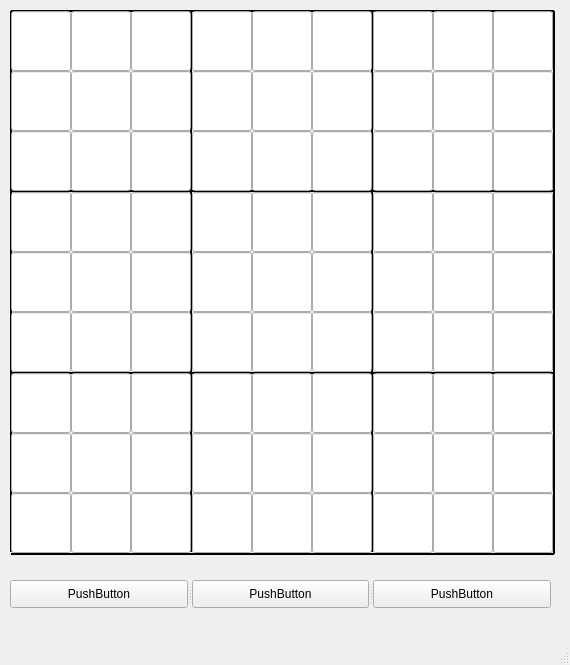
<?xml version="1.0" encoding="UTF-8"?>
<ui version="4.0">
 <class>MainWindow</class>
 <widget class="QMainWindow" name="MainWindow">
  <property name="geometry">
   <rect>
    <x>0</x>
    <y>0</y>
    <width>570</width>
    <height>665</height>
   </rect>
  </property>
  <property name="windowTitle">
   <string>MainWindow</string>
  </property>
  <widget class="QWidget" name="centralwidget">
   <widget class="Line" name="ver1">
    <property name="geometry">
     <rect>
      <x>10</x>
      <y>11</y>
      <width>2</width>
      <height>541</height>
     </rect>
    </property>
    <property name="frameShadow">
     <enum>QFrame::Plain</enum>
    </property>
    <property name="lineWidth">
     <number>3</number>
    </property>
    <property name="midLineWidth">
     <number>0</number>
    </property>
    <property name="orientation">
     <enum>Qt::Vertical</enum>
    </property>
   </widget>
   <widget class="Line" name="vert4">
    <property name="geometry">
     <rect>
      <x>553</x>
      <y>11</y>
      <width>2</width>
      <height>543</height>
     </rect>
    </property>
    <property name="frameShadow">
     <enum>QFrame::Plain</enum>
    </property>
    <property name="lineWidth">
     <number>3</number>
    </property>
    <property name="midLineWidth">
     <number>0</number>
    </property>
    <property name="orientation">
     <enum>Qt::Vertical</enum>
    </property>
   </widget>
   <widget class="Line" name="vert2">
    <property name="geometry">
     <rect>
      <x>190</x>
      <y>11</y>
      <width>2</width>
      <height>541</height>
     </rect>
    </property>
    <property name="frameShadow">
     <enum>QFrame::Plain</enum>
    </property>
    <property name="lineWidth">
     <number>3</number>
    </property>
    <property name="midLineWidth">
     <number>0</number>
    </property>
    <property name="orientation">
     <enum>Qt::Vertical</enum>
    </property>
   </widget>
   <widget class="Line" name="vert3">
    <property name="geometry">
     <rect>
      <x>371</x>
      <y>11</y>
      <width>2</width>
      <height>541</height>
     </rect>
    </property>
    <property name="frameShadow">
     <enum>QFrame::Plain</enum>
    </property>
    <property name="lineWidth">
     <number>3</number>
    </property>
    <property name="midLineWidth">
     <number>0</number>
    </property>
    <property name="orientation">
     <enum>Qt::Vertical</enum>
    </property>
   </widget>
   <widget class="Line" name="hori4">
    <property name="geometry">
     <rect>
      <x>11</x>
      <y>553</y>
      <width>543</width>
      <height>2</height>
     </rect>
    </property>
    <property name="frameShadow">
     <enum>QFrame::Plain</enum>
    </property>
    <property name="lineWidth">
     <number>3</number>
    </property>
    <property name="orientation">
     <enum>Qt::Horizontal</enum>
    </property>
   </widget>
   <widget class="Line" name="hori1">
    <property name="geometry">
     <rect>
      <x>11</x>
      <y>10</y>
      <width>543</width>
      <height>2</height>
     </rect>
    </property>
    <property name="frameShadow">
     <enum>QFrame::Plain</enum>
    </property>
    <property name="lineWidth">
     <number>3</number>
    </property>
    <property name="orientation">
     <enum>Qt::Horizontal</enum>
    </property>
   </widget>
   <widget class="Line" name="hori2">
    <property name="geometry">
     <rect>
      <x>11</x>
      <y>190</y>
      <width>543</width>
      <height>2</height>
     </rect>
    </property>
    <property name="frameShadow">
     <enum>QFrame::Plain</enum>
    </property>
    <property name="lineWidth">
     <number>3</number>
    </property>
    <property name="orientation">
     <enum>Qt::Horizontal</enum>
    </property>
   </widget>
   <widget class="Line" name="hori3">
    <property name="geometry">
     <rect>
      <x>11</x>
      <y>372</y>
      <width>543</width>
      <height>2</height>
     </rect>
    </property>
    <property name="frameShadow">
     <enum>QFrame::Plain</enum>
    </property>
    <property name="lineWidth">
     <number>3</number>
    </property>
    <property name="orientation">
     <enum>Qt::Horizontal</enum>
    </property>
   </widget>
   <widget class="QLineEdit" name="cell_0_0">
    <property name="geometry">
     <rect>
      <x>11</x>
      <y>11</y>
      <width>60</width>
      <height>60</height>
     </rect>
    </property>
    <property name="font">
     <font>
      <pointsize>30</pointsize>
      <weight>75</weight>
      <bold>true</bold>
     </font>
    </property>
    <property name="text">
     <string/>
    </property>
    <property name="alignment">
     <set>Qt::AlignCenter</set>
    </property>
   </widget>
   <widget class="QLineEdit" name="cell_0_1">
    <property name="geometry">
     <rect>
      <x>71</x>
      <y>11</y>
      <width>60</width>
      <height>60</height>
     </rect>
    </property>
    <property name="font">
     <font>
      <pointsize>30</pointsize>
      <weight>75</weight>
      <bold>true</bold>
     </font>
    </property>
    <property name="text">
     <string/>
    </property>
    <property name="alignment">
     <set>Qt::AlignCenter</set>
    </property>
   </widget>
   <widget class="QLineEdit" name="cell_0_2">
    <property name="geometry">
     <rect>
      <x>131</x>
      <y>11</y>
      <width>60</width>
      <height>60</height>
     </rect>
    </property>
    <property name="font">
     <font>
      <pointsize>30</pointsize>
      <weight>75</weight>
      <bold>true</bold>
     </font>
    </property>
    <property name="text">
     <string/>
    </property>
    <property name="alignment">
     <set>Qt::AlignCenter</set>
    </property>
   </widget>
   <widget class="QLineEdit" name="cell_0_3">
    <property name="geometry">
     <rect>
      <x>11</x>
      <y>71</y>
      <width>60</width>
      <height>60</height>
     </rect>
    </property>
    <property name="font">
     <font>
      <pointsize>30</pointsize>
      <weight>75</weight>
      <bold>true</bold>
     </font>
    </property>
    <property name="text">
     <string/>
    </property>
    <property name="alignment">
     <set>Qt::AlignCenter</set>
    </property>
   </widget>
   <widget class="QLineEdit" name="cell_0_6">
    <property name="geometry">
     <rect>
      <x>11</x>
      <y>131</y>
      <width>60</width>
      <height>60</height>
     </rect>
    </property>
    <property name="font">
     <font>
      <pointsize>30</pointsize>
      <weight>75</weight>
      <bold>true</bold>
     </font>
    </property>
    <property name="text">
     <string/>
    </property>
    <property name="alignment">
     <set>Qt::AlignCenter</set>
    </property>
   </widget>
   <widget class="QLineEdit" name="cell_0_4">
    <property name="geometry">
     <rect>
      <x>71</x>
      <y>71</y>
      <width>60</width>
      <height>60</height>
     </rect>
    </property>
    <property name="font">
     <font>
      <pointsize>30</pointsize>
      <weight>75</weight>
      <bold>true</bold>
     </font>
    </property>
    <property name="text">
     <string/>
    </property>
    <property name="alignment">
     <set>Qt::AlignCenter</set>
    </property>
   </widget>
   <widget class="QLineEdit" name="cell_0_7">
    <property name="geometry">
     <rect>
      <x>71</x>
      <y>131</y>
      <width>60</width>
      <height>60</height>
     </rect>
    </property>
    <property name="font">
     <font>
      <pointsize>30</pointsize>
      <weight>75</weight>
      <bold>true</bold>
     </font>
    </property>
    <property name="text">
     <string/>
    </property>
    <property name="alignment">
     <set>Qt::AlignCenter</set>
    </property>
   </widget>
   <widget class="QLineEdit" name="cell_0_5">
    <property name="geometry">
     <rect>
      <x>131</x>
      <y>71</y>
      <width>60</width>
      <height>60</height>
     </rect>
    </property>
    <property name="font">
     <font>
      <pointsize>30</pointsize>
      <weight>75</weight>
      <bold>true</bold>
     </font>
    </property>
    <property name="text">
     <string/>
    </property>
    <property name="alignment">
     <set>Qt::AlignCenter</set>
    </property>
   </widget>
   <widget class="QLineEdit" name="cell_0_8">
    <property name="geometry">
     <rect>
      <x>131</x>
      <y>131</y>
      <width>60</width>
      <height>60</height>
     </rect>
    </property>
    <property name="font">
     <font>
      <pointsize>30</pointsize>
      <weight>75</weight>
      <bold>true</bold>
     </font>
    </property>
    <property name="text">
     <string/>
    </property>
    <property name="alignment">
     <set>Qt::AlignCenter</set>
    </property>
   </widget>
   <widget class="QLineEdit" name="cell_1_3">
    <property name="geometry">
     <rect>
      <x>192</x>
      <y>71</y>
      <width>60</width>
      <height>60</height>
     </rect>
    </property>
    <property name="font">
     <font>
      <pointsize>30</pointsize>
      <weight>75</weight>
      <bold>true</bold>
     </font>
    </property>
    <property name="text">
     <string/>
    </property>
    <property name="alignment">
     <set>Qt::AlignCenter</set>
    </property>
   </widget>
   <widget class="QLineEdit" name="cell_1_4">
    <property name="geometry">
     <rect>
      <x>252</x>
      <y>71</y>
      <width>60</width>
      <height>60</height>
     </rect>
    </property>
    <property name="font">
     <font>
      <pointsize>30</pointsize>
      <weight>75</weight>
      <bold>true</bold>
     </font>
    </property>
    <property name="text">
     <string/>
    </property>
    <property name="alignment">
     <set>Qt::AlignCenter</set>
    </property>
   </widget>
   <widget class="QLineEdit" name="cell_1_6">
    <property name="geometry">
     <rect>
      <x>192</x>
      <y>131</y>
      <width>60</width>
      <height>60</height>
     </rect>
    </property>
    <property name="font">
     <font>
      <pointsize>30</pointsize>
      <weight>75</weight>
      <bold>true</bold>
     </font>
    </property>
    <property name="text">
     <string/>
    </property>
    <property name="alignment">
     <set>Qt::AlignCenter</set>
    </property>
   </widget>
   <widget class="QLineEdit" name="cell_1_8">
    <property name="geometry">
     <rect>
      <x>312</x>
      <y>131</y>
      <width>60</width>
      <height>60</height>
     </rect>
    </property>
    <property name="font">
     <font>
      <pointsize>30</pointsize>
      <weight>75</weight>
      <bold>true</bold>
     </font>
    </property>
    <property name="text">
     <string/>
    </property>
    <property name="alignment">
     <set>Qt::AlignCenter</set>
    </property>
   </widget>
   <widget class="QLineEdit" name="cell_1_1">
    <property name="geometry">
     <rect>
      <x>252</x>
      <y>11</y>
      <width>60</width>
      <height>60</height>
     </rect>
    </property>
    <property name="font">
     <font>
      <pointsize>30</pointsize>
      <weight>75</weight>
      <bold>true</bold>
     </font>
    </property>
    <property name="text">
     <string/>
    </property>
    <property name="alignment">
     <set>Qt::AlignCenter</set>
    </property>
   </widget>
   <widget class="QLineEdit" name="cell_1_0">
    <property name="geometry">
     <rect>
      <x>192</x>
      <y>11</y>
      <width>60</width>
      <height>60</height>
     </rect>
    </property>
    <property name="font">
     <font>
      <pointsize>30</pointsize>
      <weight>75</weight>
      <bold>true</bold>
     </font>
    </property>
    <property name="text">
     <string/>
    </property>
    <property name="alignment">
     <set>Qt::AlignCenter</set>
    </property>
   </widget>
   <widget class="QLineEdit" name="cell_1_2">
    <property name="geometry">
     <rect>
      <x>312</x>
      <y>11</y>
      <width>60</width>
      <height>60</height>
     </rect>
    </property>
    <property name="font">
     <font>
      <pointsize>30</pointsize>
      <weight>75</weight>
      <bold>true</bold>
     </font>
    </property>
    <property name="text">
     <string/>
    </property>
    <property name="alignment">
     <set>Qt::AlignCenter</set>
    </property>
   </widget>
   <widget class="QLineEdit" name="cell_1_5">
    <property name="geometry">
     <rect>
      <x>312</x>
      <y>71</y>
      <width>60</width>
      <height>60</height>
     </rect>
    </property>
    <property name="font">
     <font>
      <pointsize>30</pointsize>
      <weight>75</weight>
      <bold>true</bold>
     </font>
    </property>
    <property name="text">
     <string/>
    </property>
    <property name="alignment">
     <set>Qt::AlignCenter</set>
    </property>
   </widget>
   <widget class="QLineEdit" name="cell_1_7">
    <property name="geometry">
     <rect>
      <x>252</x>
      <y>131</y>
      <width>60</width>
      <height>60</height>
     </rect>
    </property>
    <property name="font">
     <font>
      <pointsize>30</pointsize>
      <weight>75</weight>
      <bold>true</bold>
     </font>
    </property>
    <property name="text">
     <string/>
    </property>
    <property name="alignment">
     <set>Qt::AlignCenter</set>
    </property>
   </widget>
   <widget class="QLineEdit" name="cell_2_0">
    <property name="geometry">
     <rect>
      <x>373</x>
      <y>11</y>
      <width>60</width>
      <height>60</height>
     </rect>
    </property>
    <property name="font">
     <font>
      <pointsize>30</pointsize>
      <weight>75</weight>
      <bold>true</bold>
     </font>
    </property>
    <property name="text">
     <string/>
    </property>
    <property name="alignment">
     <set>Qt::AlignCenter</set>
    </property>
   </widget>
   <widget class="QLineEdit" name="cell_2_3">
    <property name="geometry">
     <rect>
      <x>373</x>
      <y>71</y>
      <width>60</width>
      <height>60</height>
     </rect>
    </property>
    <property name="font">
     <font>
      <pointsize>30</pointsize>
      <weight>75</weight>
      <bold>true</bold>
     </font>
    </property>
    <property name="text">
     <string/>
    </property>
    <property name="alignment">
     <set>Qt::AlignCenter</set>
    </property>
   </widget>
   <widget class="QLineEdit" name="cell_2_6">
    <property name="geometry">
     <rect>
      <x>373</x>
      <y>131</y>
      <width>60</width>
      <height>60</height>
     </rect>
    </property>
    <property name="font">
     <font>
      <pointsize>30</pointsize>
      <weight>75</weight>
      <bold>true</bold>
     </font>
    </property>
    <property name="text">
     <string/>
    </property>
    <property name="alignment">
     <set>Qt::AlignCenter</set>
    </property>
   </widget>
   <widget class="QLineEdit" name="cell_2_4">
    <property name="geometry">
     <rect>
      <x>433</x>
      <y>71</y>
      <width>60</width>
      <height>60</height>
     </rect>
    </property>
    <property name="font">
     <font>
      <pointsize>30</pointsize>
      <weight>75</weight>
      <bold>true</bold>
     </font>
    </property>
    <property name="text">
     <string/>
    </property>
    <property name="alignment">
     <set>Qt::AlignCenter</set>
    </property>
   </widget>
   <widget class="QLineEdit" name="cell_2_1">
    <property name="geometry">
     <rect>
      <x>433</x>
      <y>11</y>
      <width>60</width>
      <height>60</height>
     </rect>
    </property>
    <property name="font">
     <font>
      <pointsize>30</pointsize>
      <weight>75</weight>
      <bold>true</bold>
     </font>
    </property>
    <property name="text">
     <string/>
    </property>
    <property name="alignment">
     <set>Qt::AlignCenter</set>
    </property>
   </widget>
   <widget class="QLineEdit" name="cell_2_7">
    <property name="geometry">
     <rect>
      <x>433</x>
      <y>131</y>
      <width>60</width>
      <height>60</height>
     </rect>
    </property>
    <property name="font">
     <font>
      <pointsize>30</pointsize>
      <weight>75</weight>
      <bold>true</bold>
     </font>
    </property>
    <property name="text">
     <string/>
    </property>
    <property name="alignment">
     <set>Qt::AlignCenter</set>
    </property>
   </widget>
   <widget class="QLineEdit" name="cell_2_5">
    <property name="geometry">
     <rect>
      <x>493</x>
      <y>71</y>
      <width>60</width>
      <height>60</height>
     </rect>
    </property>
    <property name="font">
     <font>
      <pointsize>30</pointsize>
      <weight>75</weight>
      <bold>true</bold>
     </font>
    </property>
    <property name="text">
     <string/>
    </property>
    <property name="alignment">
     <set>Qt::AlignCenter</set>
    </property>
   </widget>
   <widget class="QLineEdit" name="cell_2_2">
    <property name="geometry">
     <rect>
      <x>493</x>
      <y>11</y>
      <width>60</width>
      <height>60</height>
     </rect>
    </property>
    <property name="font">
     <font>
      <pointsize>30</pointsize>
      <weight>75</weight>
      <bold>true</bold>
     </font>
    </property>
    <property name="text">
     <string/>
    </property>
    <property name="alignment">
     <set>Qt::AlignCenter</set>
    </property>
   </widget>
   <widget class="QLineEdit" name="cell_2_8">
    <property name="geometry">
     <rect>
      <x>493</x>
      <y>131</y>
      <width>60</width>
      <height>60</height>
     </rect>
    </property>
    <property name="font">
     <font>
      <pointsize>30</pointsize>
      <weight>75</weight>
      <bold>true</bold>
     </font>
    </property>
    <property name="text">
     <string/>
    </property>
    <property name="alignment">
     <set>Qt::AlignCenter</set>
    </property>
   </widget>
   <widget class="QLineEdit" name="cell_4_3">
    <property name="geometry">
     <rect>
      <x>192</x>
      <y>252</y>
      <width>60</width>
      <height>60</height>
     </rect>
    </property>
    <property name="font">
     <font>
      <pointsize>30</pointsize>
      <weight>75</weight>
      <bold>true</bold>
     </font>
    </property>
    <property name="text">
     <string/>
    </property>
    <property name="alignment">
     <set>Qt::AlignCenter</set>
    </property>
   </widget>
   <widget class="QLineEdit" name="cell_4_1">
    <property name="geometry">
     <rect>
      <x>252</x>
      <y>192</y>
      <width>60</width>
      <height>60</height>
     </rect>
    </property>
    <property name="font">
     <font>
      <pointsize>30</pointsize>
      <weight>75</weight>
      <bold>true</bold>
     </font>
    </property>
    <property name="text">
     <string/>
    </property>
    <property name="alignment">
     <set>Qt::AlignCenter</set>
    </property>
   </widget>
   <widget class="QLineEdit" name="cell_5_6">
    <property name="geometry">
     <rect>
      <x>373</x>
      <y>312</y>
      <width>60</width>
      <height>60</height>
     </rect>
    </property>
    <property name="font">
     <font>
      <pointsize>30</pointsize>
      <weight>75</weight>
      <bold>true</bold>
     </font>
    </property>
    <property name="text">
     <string/>
    </property>
    <property name="alignment">
     <set>Qt::AlignCenter</set>
    </property>
   </widget>
   <widget class="QLineEdit" name="cell_5_1">
    <property name="geometry">
     <rect>
      <x>433</x>
      <y>192</y>
      <width>60</width>
      <height>60</height>
     </rect>
    </property>
    <property name="font">
     <font>
      <pointsize>30</pointsize>
      <weight>75</weight>
      <bold>true</bold>
     </font>
    </property>
    <property name="text">
     <string/>
    </property>
    <property name="alignment">
     <set>Qt::AlignCenter</set>
    </property>
   </widget>
   <widget class="QLineEdit" name="cell_3_0">
    <property name="geometry">
     <rect>
      <x>11</x>
      <y>192</y>
      <width>60</width>
      <height>60</height>
     </rect>
    </property>
    <property name="font">
     <font>
      <pointsize>30</pointsize>
      <weight>75</weight>
      <bold>true</bold>
     </font>
    </property>
    <property name="text">
     <string/>
    </property>
    <property name="alignment">
     <set>Qt::AlignCenter</set>
    </property>
   </widget>
   <widget class="QLineEdit" name="cell_5_5">
    <property name="geometry">
     <rect>
      <x>493</x>
      <y>252</y>
      <width>60</width>
      <height>60</height>
     </rect>
    </property>
    <property name="font">
     <font>
      <pointsize>30</pointsize>
      <weight>75</weight>
      <bold>true</bold>
     </font>
    </property>
    <property name="text">
     <string/>
    </property>
    <property name="alignment">
     <set>Qt::AlignCenter</set>
    </property>
   </widget>
   <widget class="QLineEdit" name="cell_3_3">
    <property name="geometry">
     <rect>
      <x>11</x>
      <y>252</y>
      <width>60</width>
      <height>60</height>
     </rect>
    </property>
    <property name="font">
     <font>
      <pointsize>30</pointsize>
      <weight>75</weight>
      <bold>true</bold>
     </font>
    </property>
    <property name="text">
     <string/>
    </property>
    <property name="alignment">
     <set>Qt::AlignCenter</set>
    </property>
   </widget>
   <widget class="QLineEdit" name="cell_3_2">
    <property name="geometry">
     <rect>
      <x>131</x>
      <y>192</y>
      <width>60</width>
      <height>60</height>
     </rect>
    </property>
    <property name="font">
     <font>
      <pointsize>30</pointsize>
      <weight>75</weight>
      <bold>true</bold>
     </font>
    </property>
    <property name="text">
     <string/>
    </property>
    <property name="alignment">
     <set>Qt::AlignCenter</set>
    </property>
   </widget>
   <widget class="QLineEdit" name="cell_5_8">
    <property name="geometry">
     <rect>
      <x>493</x>
      <y>312</y>
      <width>60</width>
      <height>60</height>
     </rect>
    </property>
    <property name="font">
     <font>
      <pointsize>30</pointsize>
      <weight>75</weight>
      <bold>true</bold>
     </font>
    </property>
    <property name="text">
     <string/>
    </property>
    <property name="alignment">
     <set>Qt::AlignCenter</set>
    </property>
   </widget>
   <widget class="QLineEdit" name="cell_3_6">
    <property name="geometry">
     <rect>
      <x>11</x>
      <y>312</y>
      <width>60</width>
      <height>60</height>
     </rect>
    </property>
    <property name="font">
     <font>
      <pointsize>30</pointsize>
      <weight>75</weight>
      <bold>true</bold>
     </font>
    </property>
    <property name="text">
     <string/>
    </property>
    <property name="alignment">
     <set>Qt::AlignCenter</set>
    </property>
   </widget>
   <widget class="QLineEdit" name="cell_5_7">
    <property name="geometry">
     <rect>
      <x>433</x>
      <y>312</y>
      <width>60</width>
      <height>60</height>
     </rect>
    </property>
    <property name="font">
     <font>
      <pointsize>30</pointsize>
      <weight>75</weight>
      <bold>true</bold>
     </font>
    </property>
    <property name="text">
     <string/>
    </property>
    <property name="alignment">
     <set>Qt::AlignCenter</set>
    </property>
   </widget>
   <widget class="QLineEdit" name="cell_5_3">
    <property name="geometry">
     <rect>
      <x>373</x>
      <y>252</y>
      <width>60</width>
      <height>60</height>
     </rect>
    </property>
    <property name="font">
     <font>
      <pointsize>30</pointsize>
      <weight>75</weight>
      <bold>true</bold>
     </font>
    </property>
    <property name="text">
     <string/>
    </property>
    <property name="alignment">
     <set>Qt::AlignCenter</set>
    </property>
   </widget>
   <widget class="QLineEdit" name="cell_4_2">
    <property name="geometry">
     <rect>
      <x>312</x>
      <y>192</y>
      <width>60</width>
      <height>60</height>
     </rect>
    </property>
    <property name="font">
     <font>
      <pointsize>30</pointsize>
      <weight>75</weight>
      <bold>true</bold>
     </font>
    </property>
    <property name="text">
     <string/>
    </property>
    <property name="alignment">
     <set>Qt::AlignCenter</set>
    </property>
   </widget>
   <widget class="QLineEdit" name="cell_5_0">
    <property name="geometry">
     <rect>
      <x>373</x>
      <y>192</y>
      <width>60</width>
      <height>60</height>
     </rect>
    </property>
    <property name="font">
     <font>
      <pointsize>30</pointsize>
      <weight>75</weight>
      <bold>true</bold>
     </font>
    </property>
    <property name="text">
     <string/>
    </property>
    <property name="alignment">
     <set>Qt::AlignCenter</set>
    </property>
   </widget>
   <widget class="QLineEdit" name="cell_5_4">
    <property name="geometry">
     <rect>
      <x>433</x>
      <y>252</y>
      <width>60</width>
      <height>60</height>
     </rect>
    </property>
    <property name="font">
     <font>
      <pointsize>30</pointsize>
      <weight>75</weight>
      <bold>true</bold>
     </font>
    </property>
    <property name="text">
     <string/>
    </property>
    <property name="alignment">
     <set>Qt::AlignCenter</set>
    </property>
   </widget>
   <widget class="QLineEdit" name="cell_3_1">
    <property name="geometry">
     <rect>
      <x>71</x>
      <y>192</y>
      <width>60</width>
      <height>60</height>
     </rect>
    </property>
    <property name="font">
     <font>
      <pointsize>30</pointsize>
      <weight>75</weight>
      <bold>true</bold>
     </font>
    </property>
    <property name="text">
     <string/>
    </property>
    <property name="alignment">
     <set>Qt::AlignCenter</set>
    </property>
   </widget>
   <widget class="QLineEdit" name="cell_4_5">
    <property name="geometry">
     <rect>
      <x>312</x>
      <y>252</y>
      <width>60</width>
      <height>60</height>
     </rect>
    </property>
    <property name="font">
     <font>
      <pointsize>30</pointsize>
      <weight>75</weight>
      <bold>true</bold>
     </font>
    </property>
    <property name="text">
     <string/>
    </property>
    <property name="alignment">
     <set>Qt::AlignCenter</set>
    </property>
   </widget>
   <widget class="QLineEdit" name="cell_4_8">
    <property name="geometry">
     <rect>
      <x>312</x>
      <y>312</y>
      <width>60</width>
      <height>60</height>
     </rect>
    </property>
    <property name="font">
     <font>
      <pointsize>30</pointsize>
      <weight>75</weight>
      <bold>true</bold>
     </font>
    </property>
    <property name="text">
     <string/>
    </property>
    <property name="alignment">
     <set>Qt::AlignCenter</set>
    </property>
   </widget>
   <widget class="QLineEdit" name="cell_3_5">
    <property name="geometry">
     <rect>
      <x>131</x>
      <y>252</y>
      <width>60</width>
      <height>60</height>
     </rect>
    </property>
    <property name="font">
     <font>
      <pointsize>30</pointsize>
      <weight>75</weight>
      <bold>true</bold>
     </font>
    </property>
    <property name="text">
     <string/>
    </property>
    <property name="alignment">
     <set>Qt::AlignCenter</set>
    </property>
   </widget>
   <widget class="QLineEdit" name="cell_5_2">
    <property name="geometry">
     <rect>
      <x>493</x>
      <y>192</y>
      <width>60</width>
      <height>60</height>
     </rect>
    </property>
    <property name="font">
     <font>
      <pointsize>30</pointsize>
      <weight>75</weight>
      <bold>true</bold>
     </font>
    </property>
    <property name="text">
     <string/>
    </property>
    <property name="alignment">
     <set>Qt::AlignCenter</set>
    </property>
   </widget>
   <widget class="QLineEdit" name="cell_4_0">
    <property name="geometry">
     <rect>
      <x>192</x>
      <y>192</y>
      <width>60</width>
      <height>60</height>
     </rect>
    </property>
    <property name="font">
     <font>
      <pointsize>30</pointsize>
      <weight>75</weight>
      <bold>true</bold>
     </font>
    </property>
    <property name="text">
     <string/>
    </property>
    <property name="alignment">
     <set>Qt::AlignCenter</set>
    </property>
   </widget>
   <widget class="QLineEdit" name="cell_3_8">
    <property name="geometry">
     <rect>
      <x>131</x>
      <y>312</y>
      <width>60</width>
      <height>60</height>
     </rect>
    </property>
    <property name="font">
     <font>
      <pointsize>30</pointsize>
      <weight>75</weight>
      <bold>true</bold>
     </font>
    </property>
    <property name="text">
     <string/>
    </property>
    <property name="alignment">
     <set>Qt::AlignCenter</set>
    </property>
   </widget>
   <widget class="QLineEdit" name="cell_4_4">
    <property name="geometry">
     <rect>
      <x>252</x>
      <y>252</y>
      <width>60</width>
      <height>60</height>
     </rect>
    </property>
    <property name="font">
     <font>
      <pointsize>30</pointsize>
      <weight>75</weight>
      <bold>true</bold>
     </font>
    </property>
    <property name="text">
     <string/>
    </property>
    <property name="alignment">
     <set>Qt::AlignCenter</set>
    </property>
   </widget>
   <widget class="QLineEdit" name="cell_3_4">
    <property name="geometry">
     <rect>
      <x>71</x>
      <y>252</y>
      <width>60</width>
      <height>60</height>
     </rect>
    </property>
    <property name="font">
     <font>
      <pointsize>30</pointsize>
      <weight>75</weight>
      <bold>true</bold>
     </font>
    </property>
    <property name="text">
     <string/>
    </property>
    <property name="alignment">
     <set>Qt::AlignCenter</set>
    </property>
   </widget>
   <widget class="QLineEdit" name="cell_4_7">
    <property name="geometry">
     <rect>
      <x>252</x>
      <y>312</y>
      <width>60</width>
      <height>60</height>
     </rect>
    </property>
    <property name="font">
     <font>
      <pointsize>30</pointsize>
      <weight>75</weight>
      <bold>true</bold>
     </font>
    </property>
    <property name="text">
     <string/>
    </property>
    <property name="alignment">
     <set>Qt::AlignCenter</set>
    </property>
   </widget>
   <widget class="QLineEdit" name="cell_4_6">
    <property name="geometry">
     <rect>
      <x>192</x>
      <y>312</y>
      <width>60</width>
      <height>60</height>
     </rect>
    </property>
    <property name="font">
     <font>
      <pointsize>30</pointsize>
      <weight>75</weight>
      <bold>true</bold>
     </font>
    </property>
    <property name="text">
     <string/>
    </property>
    <property name="alignment">
     <set>Qt::AlignCenter</set>
    </property>
   </widget>
   <widget class="QLineEdit" name="cell_3_7">
    <property name="geometry">
     <rect>
      <x>71</x>
      <y>312</y>
      <width>60</width>
      <height>60</height>
     </rect>
    </property>
    <property name="font">
     <font>
      <pointsize>30</pointsize>
      <weight>75</weight>
      <bold>true</bold>
     </font>
    </property>
    <property name="text">
     <string/>
    </property>
    <property name="alignment">
     <set>Qt::AlignCenter</set>
    </property>
   </widget>
   <widget class="QLineEdit" name="cell_8_7">
    <property name="geometry">
     <rect>
      <x>433</x>
      <y>493</y>
      <width>60</width>
      <height>60</height>
     </rect>
    </property>
    <property name="font">
     <font>
      <pointsize>30</pointsize>
      <weight>75</weight>
      <bold>true</bold>
     </font>
    </property>
    <property name="text">
     <string/>
    </property>
    <property name="alignment">
     <set>Qt::AlignCenter</set>
    </property>
   </widget>
   <widget class="QLineEdit" name="cell_8_6">
    <property name="geometry">
     <rect>
      <x>373</x>
      <y>493</y>
      <width>60</width>
      <height>60</height>
     </rect>
    </property>
    <property name="font">
     <font>
      <pointsize>30</pointsize>
      <weight>75</weight>
      <bold>true</bold>
     </font>
    </property>
    <property name="text">
     <string/>
    </property>
    <property name="alignment">
     <set>Qt::AlignCenter</set>
    </property>
   </widget>
   <widget class="QLineEdit" name="cell_6_2">
    <property name="geometry">
     <rect>
      <x>131</x>
      <y>373</y>
      <width>60</width>
      <height>60</height>
     </rect>
    </property>
    <property name="font">
     <font>
      <pointsize>30</pointsize>
      <weight>75</weight>
      <bold>true</bold>
     </font>
    </property>
    <property name="text">
     <string/>
    </property>
    <property name="alignment">
     <set>Qt::AlignCenter</set>
    </property>
   </widget>
   <widget class="QLineEdit" name="cell_8_8">
    <property name="geometry">
     <rect>
      <x>493</x>
      <y>493</y>
      <width>60</width>
      <height>60</height>
     </rect>
    </property>
    <property name="font">
     <font>
      <pointsize>30</pointsize>
      <weight>75</weight>
      <bold>true</bold>
     </font>
    </property>
    <property name="text">
     <string/>
    </property>
    <property name="alignment">
     <set>Qt::AlignCenter</set>
    </property>
   </widget>
   <widget class="QLineEdit" name="cell_8_3">
    <property name="geometry">
     <rect>
      <x>373</x>
      <y>433</y>
      <width>60</width>
      <height>60</height>
     </rect>
    </property>
    <property name="font">
     <font>
      <pointsize>30</pointsize>
      <weight>75</weight>
      <bold>true</bold>
     </font>
    </property>
    <property name="text">
     <string/>
    </property>
    <property name="alignment">
     <set>Qt::AlignCenter</set>
    </property>
   </widget>
   <widget class="QLineEdit" name="cell_7_6">
    <property name="geometry">
     <rect>
      <x>192</x>
      <y>493</y>
      <width>60</width>
      <height>60</height>
     </rect>
    </property>
    <property name="font">
     <font>
      <pointsize>30</pointsize>
      <weight>75</weight>
      <bold>true</bold>
     </font>
    </property>
    <property name="text">
     <string/>
    </property>
    <property name="alignment">
     <set>Qt::AlignCenter</set>
    </property>
   </widget>
   <widget class="QLineEdit" name="cell_8_5">
    <property name="geometry">
     <rect>
      <x>493</x>
      <y>433</y>
      <width>60</width>
      <height>60</height>
     </rect>
    </property>
    <property name="font">
     <font>
      <pointsize>30</pointsize>
      <weight>75</weight>
      <bold>true</bold>
     </font>
    </property>
    <property name="text">
     <string/>
    </property>
    <property name="alignment">
     <set>Qt::AlignCenter</set>
    </property>
   </widget>
   <widget class="QLineEdit" name="cell_7_1">
    <property name="geometry">
     <rect>
      <x>252</x>
      <y>373</y>
      <width>60</width>
      <height>60</height>
     </rect>
    </property>
    <property name="font">
     <font>
      <pointsize>30</pointsize>
      <weight>75</weight>
      <bold>true</bold>
     </font>
    </property>
    <property name="text">
     <string/>
    </property>
    <property name="alignment">
     <set>Qt::AlignCenter</set>
    </property>
   </widget>
   <widget class="QLineEdit" name="cell_6_4">
    <property name="geometry">
     <rect>
      <x>71</x>
      <y>433</y>
      <width>60</width>
      <height>60</height>
     </rect>
    </property>
    <property name="font">
     <font>
      <pointsize>30</pointsize>
      <weight>75</weight>
      <bold>true</bold>
     </font>
    </property>
    <property name="text">
     <string/>
    </property>
    <property name="alignment">
     <set>Qt::AlignCenter</set>
    </property>
   </widget>
   <widget class="QLineEdit" name="cell_7_5">
    <property name="geometry">
     <rect>
      <x>312</x>
      <y>433</y>
      <width>60</width>
      <height>60</height>
     </rect>
    </property>
    <property name="font">
     <font>
      <pointsize>30</pointsize>
      <weight>75</weight>
      <bold>true</bold>
     </font>
    </property>
    <property name="text">
     <string/>
    </property>
    <property name="alignment">
     <set>Qt::AlignCenter</set>
    </property>
   </widget>
   <widget class="QLineEdit" name="cell_7_0">
    <property name="geometry">
     <rect>
      <x>192</x>
      <y>373</y>
      <width>60</width>
      <height>60</height>
     </rect>
    </property>
    <property name="font">
     <font>
      <pointsize>30</pointsize>
      <weight>75</weight>
      <bold>true</bold>
     </font>
    </property>
    <property name="text">
     <string/>
    </property>
    <property name="alignment">
     <set>Qt::AlignCenter</set>
    </property>
   </widget>
   <widget class="QLineEdit" name="cell_8_0">
    <property name="geometry">
     <rect>
      <x>373</x>
      <y>373</y>
      <width>60</width>
      <height>60</height>
     </rect>
    </property>
    <property name="font">
     <font>
      <pointsize>30</pointsize>
      <weight>75</weight>
      <bold>true</bold>
     </font>
    </property>
    <property name="text">
     <string/>
    </property>
    <property name="alignment">
     <set>Qt::AlignCenter</set>
    </property>
   </widget>
   <widget class="QLineEdit" name="cell_8_4">
    <property name="geometry">
     <rect>
      <x>433</x>
      <y>433</y>
      <width>60</width>
      <height>60</height>
     </rect>
    </property>
    <property name="font">
     <font>
      <pointsize>30</pointsize>
      <weight>75</weight>
      <bold>true</bold>
     </font>
    </property>
    <property name="text">
     <string/>
    </property>
    <property name="alignment">
     <set>Qt::AlignCenter</set>
    </property>
   </widget>
   <widget class="QLineEdit" name="cell_6_8">
    <property name="geometry">
     <rect>
      <x>131</x>
      <y>493</y>
      <width>60</width>
      <height>60</height>
     </rect>
    </property>
    <property name="font">
     <font>
      <pointsize>30</pointsize>
      <weight>75</weight>
      <bold>true</bold>
     </font>
    </property>
    <property name="text">
     <string/>
    </property>
    <property name="alignment">
     <set>Qt::AlignCenter</set>
    </property>
   </widget>
   <widget class="QLineEdit" name="cell_7_4">
    <property name="geometry">
     <rect>
      <x>252</x>
      <y>433</y>
      <width>60</width>
      <height>60</height>
     </rect>
    </property>
    <property name="font">
     <font>
      <pointsize>30</pointsize>
      <weight>75</weight>
      <bold>true</bold>
     </font>
    </property>
    <property name="text">
     <string/>
    </property>
    <property name="alignment">
     <set>Qt::AlignCenter</set>
    </property>
   </widget>
   <widget class="QLineEdit" name="cell_8_2">
    <property name="geometry">
     <rect>
      <x>493</x>
      <y>373</y>
      <width>60</width>
      <height>60</height>
     </rect>
    </property>
    <property name="font">
     <font>
      <pointsize>30</pointsize>
      <weight>75</weight>
      <bold>true</bold>
     </font>
    </property>
    <property name="text">
     <string/>
    </property>
    <property name="alignment">
     <set>Qt::AlignCenter</set>
    </property>
   </widget>
   <widget class="QLineEdit" name="cell_6_7">
    <property name="geometry">
     <rect>
      <x>71</x>
      <y>493</y>
      <width>60</width>
      <height>60</height>
     </rect>
    </property>
    <property name="font">
     <font>
      <pointsize>30</pointsize>
      <weight>75</weight>
      <bold>true</bold>
     </font>
    </property>
    <property name="text">
     <string/>
    </property>
    <property name="alignment">
     <set>Qt::AlignCenter</set>
    </property>
   </widget>
   <widget class="QLineEdit" name="cell_8_1">
    <property name="geometry">
     <rect>
      <x>433</x>
      <y>373</y>
      <width>60</width>
      <height>60</height>
     </rect>
    </property>
    <property name="font">
     <font>
      <pointsize>30</pointsize>
      <weight>75</weight>
      <bold>true</bold>
     </font>
    </property>
    <property name="text">
     <string/>
    </property>
    <property name="alignment">
     <set>Qt::AlignCenter</set>
    </property>
   </widget>
   <widget class="QLineEdit" name="cell_6_3">
    <property name="geometry">
     <rect>
      <x>11</x>
      <y>433</y>
      <width>60</width>
      <height>60</height>
     </rect>
    </property>
    <property name="font">
     <font>
      <pointsize>30</pointsize>
      <weight>75</weight>
      <bold>true</bold>
     </font>
    </property>
    <property name="text">
     <string/>
    </property>
    <property name="alignment">
     <set>Qt::AlignCenter</set>
    </property>
   </widget>
   <widget class="QLineEdit" name="cell_6_5">
    <property name="geometry">
     <rect>
      <x>131</x>
      <y>433</y>
      <width>60</width>
      <height>60</height>
     </rect>
    </property>
    <property name="font">
     <font>
      <pointsize>30</pointsize>
      <weight>75</weight>
      <bold>true</bold>
     </font>
    </property>
    <property name="text">
     <string/>
    </property>
    <property name="alignment">
     <set>Qt::AlignCenter</set>
    </property>
   </widget>
   <widget class="QLineEdit" name="cell_7_3">
    <property name="geometry">
     <rect>
      <x>192</x>
      <y>433</y>
      <width>60</width>
      <height>60</height>
     </rect>
    </property>
    <property name="font">
     <font>
      <pointsize>30</pointsize>
      <weight>75</weight>
      <bold>true</bold>
     </font>
    </property>
    <property name="text">
     <string/>
    </property>
    <property name="alignment">
     <set>Qt::AlignCenter</set>
    </property>
   </widget>
   <widget class="QLineEdit" name="cell_6_0">
    <property name="geometry">
     <rect>
      <x>11</x>
      <y>373</y>
      <width>60</width>
      <height>60</height>
     </rect>
    </property>
    <property name="font">
     <font>
      <pointsize>30</pointsize>
      <weight>75</weight>
      <bold>true</bold>
     </font>
    </property>
    <property name="text">
     <string/>
    </property>
    <property name="alignment">
     <set>Qt::AlignCenter</set>
    </property>
   </widget>
   <widget class="QLineEdit" name="cell_7_8">
    <property name="geometry">
     <rect>
      <x>312</x>
      <y>493</y>
      <width>60</width>
      <height>60</height>
     </rect>
    </property>
    <property name="font">
     <font>
      <pointsize>30</pointsize>
      <weight>75</weight>
      <bold>true</bold>
     </font>
    </property>
    <property name="text">
     <string/>
    </property>
    <property name="alignment">
     <set>Qt::AlignCenter</set>
    </property>
   </widget>
   <widget class="QLineEdit" name="cell_6_6">
    <property name="geometry">
     <rect>
      <x>11</x>
      <y>493</y>
      <width>60</width>
      <height>60</height>
     </rect>
    </property>
    <property name="font">
     <font>
      <pointsize>30</pointsize>
      <weight>75</weight>
      <bold>true</bold>
     </font>
    </property>
    <property name="text">
     <string/>
    </property>
    <property name="alignment">
     <set>Qt::AlignCenter</set>
    </property>
   </widget>
   <widget class="QLineEdit" name="cell_7_2">
    <property name="geometry">
     <rect>
      <x>312</x>
      <y>373</y>
      <width>60</width>
      <height>60</height>
     </rect>
    </property>
    <property name="font">
     <font>
      <pointsize>30</pointsize>
      <weight>75</weight>
      <bold>true</bold>
     </font>
    </property>
    <property name="text">
     <string/>
    </property>
    <property name="alignment">
     <set>Qt::AlignCenter</set>
    </property>
   </widget>
   <widget class="QLineEdit" name="cell_6_1">
    <property name="geometry">
     <rect>
      <x>71</x>
      <y>373</y>
      <width>60</width>
      <height>60</height>
     </rect>
    </property>
    <property name="font">
     <font>
      <pointsize>30</pointsize>
      <weight>75</weight>
      <bold>true</bold>
     </font>
    </property>
    <property name="text">
     <string/>
    </property>
    <property name="alignment">
     <set>Qt::AlignCenter</set>
    </property>
   </widget>
   <widget class="QLineEdit" name="cell_7_7">
    <property name="geometry">
     <rect>
      <x>252</x>
      <y>493</y>
      <width>60</width>
      <height>60</height>
     </rect>
    </property>
    <property name="font">
     <font>
      <pointsize>30</pointsize>
      <weight>75</weight>
      <bold>true</bold>
     </font>
    </property>
    <property name="text">
     <string/>
    </property>
    <property name="alignment">
     <set>Qt::AlignCenter</set>
    </property>
   </widget>
   <widget class="QSplitter" name="splitter">
    <property name="geometry">
     <rect>
      <x>10</x>
      <y>580</y>
      <width>541</width>
      <height>28</height>
     </rect>
    </property>
    <property name="orientation">
     <enum>Qt::Horizontal</enum>
    </property>
    <widget class="QPushButton" name="pushButton">
     <property name="text">
      <string>PushButton</string>
     </property>
    </widget>
    <widget class="QPushButton" name="pushButton_2">
     <property name="text">
      <string>PushButton</string>
     </property>
    </widget>
    <widget class="QPushButton" name="pushButton_3">
     <property name="text">
      <string>PushButton</string>
     </property>
    </widget>
   </widget>
  </widget>
  <widget class="QMenuBar" name="menubar">
   <property name="geometry">
    <rect>
     <x>0</x>
     <y>0</y>
     <width>570</width>
     <height>26</height>
    </rect>
   </property>
  </widget>
  <widget class="QStatusBar" name="statusbar"/>
 </widget>
 <resources/>
 <connections/>
</ui>
